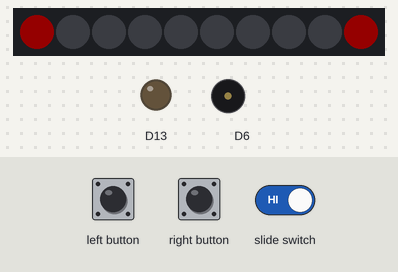
The sketch below on a simulated Adafruit Circuit Playground Express. Shown: 10 RGB LEDs in strip order, left to right, output pins drawn as LEDs (lit = HIGH), buzzer (waves = sounding). The inputs (shaded band) are chosen by the test bench. Dim RGB values are drawn brighter than linear; random numbers use the default seed unless the sketch sets one; the audio player accepts every command and is not drawn; what the sketch prints to the serial monitor is not drawn.

Above: at 1.2 s.
1.3 s: slide switch set LOW
At 2.3 s:
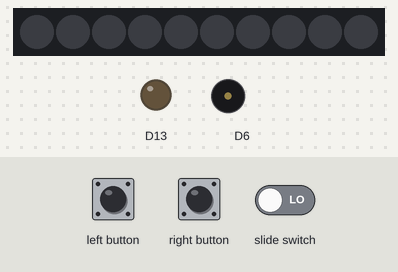
4.3 s: left button pressed for 0.15 s
At 6.3 s:
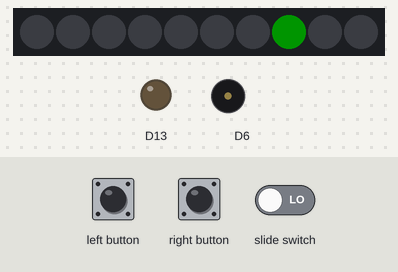
Timing chart, 0 to 7.8 s (numbered marks = the images above; inputs shaded):
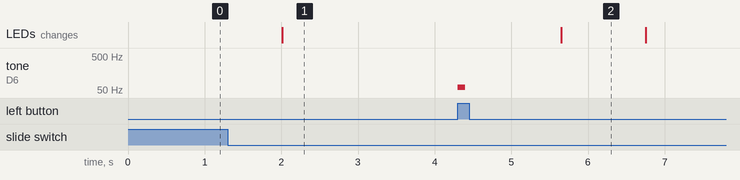

The sketch:

FINAL.ino
```cpp
#include <Adafruit_CircuitPlayground.h>
#include <Wire.h>
#include <SPI.h>
const uint8_t spOFF[]           PROGMEM = {0x6B,0x4A,0xE2,0xBA,0x8D,0xBC,0xED,0x66,0xD7,0xBB,0x9E,0xC3,0x98,0x93,0xB9,0x18,0xB2,0xDE,0x7D,0x73,0x67,0x88,0xDD,0xC5,0xF6,0x59,0x15,0x55,0x44,0x56,0x71,0x6B,0x06,0x74,0x53,0xA6,0x01,0x0D,0x68,0x80,0x03,0x1C,0xF8,0x7F};
const uint8_t spGO[]            PROGMEM = {0x06,0x08,0xDA,0x75,0xB5,0x8D,0x87,0x4B,0x4B,0xBA,0x5B,0xDD,0xE2,0xE4,0x49,0x4E,0xA6,0x73,0xBE,0x9B,0xEF,0x62,0x37,0xBB,0x9B,0x4B,0xDB,0x82,0x1A,0x5F,0xC1,0x7C,0x79,0xF7,0xA7,0xBF,0xFE,0x1F};

const byte buttonPin = 5;
const byte buttonPin1 = 4;
const byte switchPin = 7;
volatile bool state = 0;
volatile bool intFlag = 0;
unsigned long timeDelay;
unsigned long LeftorRight;
float Time;

void setup() {
  CircuitPlayground.begin();
  attachInterrupt(digitalPinToInterrupt(switchPin), off, CHANGE);
  attachInterrupt(digitalPinToInterrupt(buttonPin), rightPress, RISING);
  attachInterrupt(digitalPinToInterrupt(buttonPin1), leftPress, RISING);
  state = digitalRead(switchPin);
  Serial.begin(9600);
  randomSeed(analogRead(A0));
  timeDelay = random(2000, 8000);
  LeftorRight = random(1,20);
}
void rightPress() {
if (LeftorRight >= 10) {
  if (!state) {
  CircuitPlayground.clearPixels();
  Time = millis()-Time;
  if (Time <= 1500.00) {
  Serial.print("You pressed the right button after ");
  Serial.print(Time/1000,3);
  Serial.println(" seconds");
  }
} else if (state) {
  CircuitPlayground.playTone(60, 100);
}
} else {
  CircuitPlayground.playTone(60, 100);
}
}
void leftPress() {
if (LeftorRight < 10) {
  if (!state) {
  CircuitPlayground.clearPixels();
  Time = millis()-Time;
  if (Time <= 1500.00) {
  Serial.print("You pressed the left button after ");
  Serial.print(Time/1000,3);
  Serial.println(" seconds");
  }
} else if (state) {
  CircuitPlayground.playTone(60, 100);
}
} else {
  CircuitPlayground.playTone(60, 100);
}
}
void off() {
  intFlag = 1;
}
void loop() {
if (intFlag) {
  delay(10);
  state = digitalRead(switchPin);
  intFlag = 0;
}
if (state) {
  CircuitPlayground.setPixelColor(2, 0, 0, 0);
  CircuitPlayground.setPixelColor(7, 0, 0, 0);
  CircuitPlayground.setPixelColor(0, 255, 0, 0);
  CircuitPlayground.setPixelColor(9, 255, 0, 0);
  Serial.println("OFF");
}
if (!state) {
  CircuitPlayground.setPixelColor(2, 0, 0, 0);
  CircuitPlayground.setPixelColor(7, 0, 0, 0);
  CircuitPlayground.setPixelColor(0, 0, 0, 0);
  CircuitPlayground.setPixelColor(9, 0, 0, 0);
  timeDelay = random(2000, 8000);
  delay(timeDelay);
  Time = millis();
  LeftorRight = random(1,20); //creates new random value to decide between right or left led
  if (LeftorRight >= 10) {
  //Serial.println("GO");
  CircuitPlayground.setPixelColor(7, 0, 255, 0); //right led
	CircuitPlayground.speaker.say(spGO);
  CircuitPlayground.speaker.set(255);
  delay(100); //how long led stays on
  } else if (LeftorRight < 10) {
    CircuitPlayground.setPixelColor(2, 0, 255, 0); //left led
  	CircuitPlayground.speaker.say(spGO);
    CircuitPlayground.speaker.set(255);
    //Serial.println("GO");
    delay(100); //how long led stays on
  }
}
delay(1000);
}
```

Measured:
- after the input at 1.3 s, the LEDs: change after 0.71 s (image 1)
- after the input at 4.3 s, tone on D6: silent → 60 Hz at once, → silent 0.10 s later
- what the display in image 2 shows lasts 1.2 s, from 5.6 s to 6.8 s
